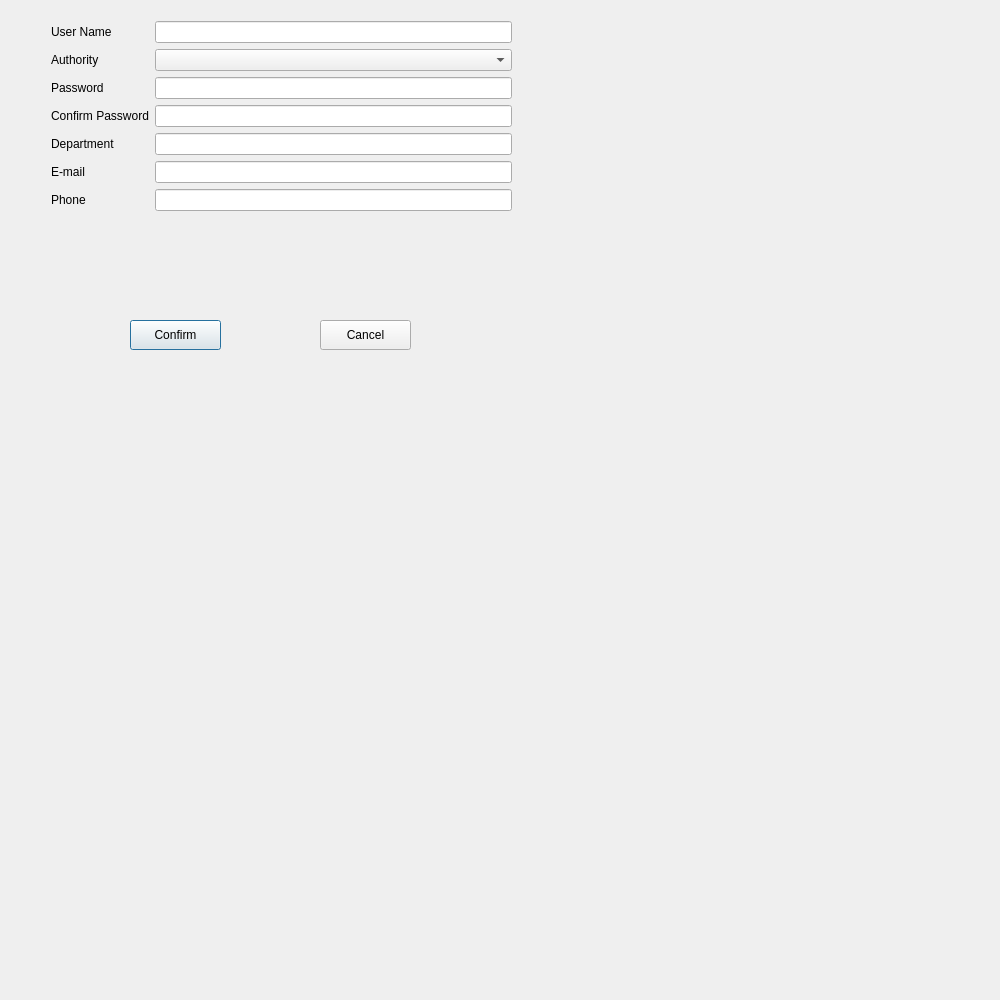
<?xml version="1.0" encoding="UTF-8"?>
<ui version="4.0">
 <class>UserInfoEditDialog</class>
 <widget class="QDialog" name="UserInfoEditDialog">
  <property name="geometry">
   <rect>
    <x>0</x>
    <y>0</y>
    <width>1000</width>
    <height>1000</height>
   </rect>
  </property>
  <property name="windowTitle">
   <string>Dialog</string>
  </property>
  <widget class="QPushButton" name="btnConfirm">
   <property name="geometry">
    <rect>
     <x>130</x>
     <y>320</y>
     <width>91</width>
     <height>30</height>
    </rect>
   </property>
   <property name="text">
    <string>Confirm</string>
   </property>
  </widget>
  <widget class="QPushButton" name="btnCancel">
   <property name="geometry">
    <rect>
     <x>320</x>
     <y>320</y>
     <width>91</width>
     <height>30</height>
    </rect>
   </property>
   <property name="text">
    <string>Cancel</string>
   </property>
  </widget>
  <widget class="QWidget" name="layoutWidget">
   <property name="geometry">
    <rect>
     <x>51</x>
     <y>21</y>
     <width>461</width>
     <height>261</height>
    </rect>
   </property>
   <layout class="QFormLayout" name="formLayout">
    <item row="0" column="0">
     <widget class="QLabel" name="label">
      <property name="text">
       <string>User Name</string>
      </property>
     </widget>
    </item>
    <item row="0" column="1">
     <widget class="QLineEdit" name="editName"/>
    </item>
    <item row="1" column="0">
     <widget class="QLabel" name="label_7">
      <property name="text">
       <string>Authority</string>
      </property>
     </widget>
    </item>
    <item row="1" column="1">
     <widget class="QComboBox" name="cBoxAuthority"/>
    </item>
    <item row="2" column="0">
     <widget class="QLabel" name="label_5">
      <property name="text">
       <string>Password</string>
      </property>
     </widget>
    </item>
    <item row="2" column="1">
     <widget class="QLineEdit" name="editPasswd"/>
    </item>
    <item row="3" column="0">
     <widget class="QLabel" name="label_6">
      <property name="text">
       <string>Confirm Password</string>
      </property>
     </widget>
    </item>
    <item row="3" column="1">
     <widget class="QLineEdit" name="editConfirm"/>
    </item>
    <item row="4" column="0">
     <widget class="QLabel" name="label_2">
      <property name="text">
       <string>Department</string>
      </property>
     </widget>
    </item>
    <item row="4" column="1">
     <widget class="QLineEdit" name="editDepart"/>
    </item>
    <item row="5" column="0">
     <widget class="QLabel" name="label_3">
      <property name="text">
       <string>E-mail</string>
      </property>
     </widget>
    </item>
    <item row="5" column="1">
     <widget class="QLineEdit" name="editEmail"/>
    </item>
    <item row="6" column="0">
     <widget class="QLabel" name="label_4">
      <property name="text">
       <string>Phone</string>
      </property>
     </widget>
    </item>
    <item row="6" column="1">
     <widget class="QLineEdit" name="editPhone"/>
    </item>
   </layout>
  </widget>
 </widget>
 <resources/>
 <connections>
  <connection>
   <sender>btnCancel</sender>
   <signal>clicked()</signal>
   <receiver>UserInfoEditDialog</receiver>
   <slot>reject()</slot>
   <hints>
    <hint type="sourcelabel">
     <x>365</x>
     <y>334</y>
    </hint>
    <hint type="destinationlabel">
     <x>499</x>
     <y>499</y>
    </hint>
   </hints>
  </connection>
 </connections>
</ui>
